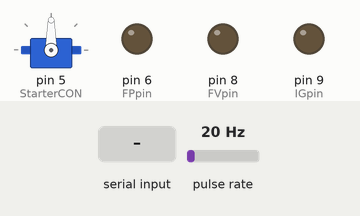
This sketch was run on a simulated Arduino Uno, built with avr-gcc and run on an emulated ATmega328P. On the bench: servo, output pins drawn as LEDs (lit = HIGH). Wiring (inferred from the names in the program): pulse sensor: data pin 2. The inputs (shaded band) are chosen by the test bench; at power-on: pulse rate 20 Hz. What the sketch prints to the serial monitor is not drawn.

Above: at 1.2 s.
1.3 s: "90,45\n" received over Serial
At 2.5 s:
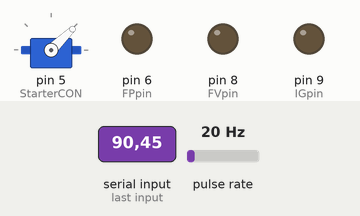
2.8 s: "1\n" received over Serial
At 3.1 s:
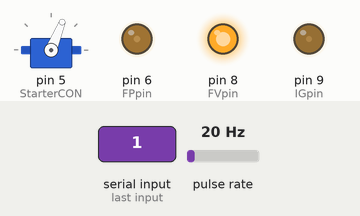
Timing chart, 0 to 5.8 s (numbered marks = the images above; inputs shaded):
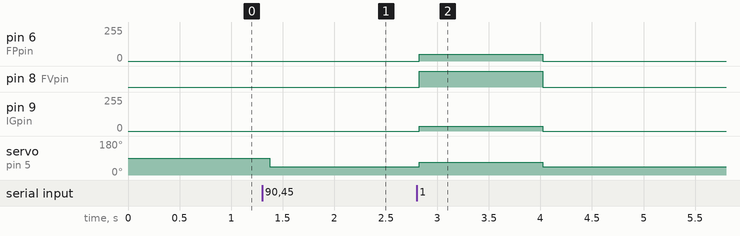

Measured:
- after the input at 1.3 s, servo on pin 5 (StarterCON): 90° → 44° after 0.08 s
- after the input at 2.8 s, pin 6 (FPpin): 0/255 → 50/255 at once, → 0/255 1.2 s later; pin 8 (FVpin): LOW → HIGH at once, → LOW 1.2 s later; pin 9 (IGpin): 0/255 → 35/255 at once, → 0/255 1.2 s later; servo on pin 5 (StarterCON): 44° → 68° at once, → 44° 1.2 s later

The sketch:

NANO_ECM.ino
```cpp
#include <Servo.h>  //BLDC operations -> 50Hz pwm generation ESC input

volatile byte command = 0;
void ss_falling (){  // start of SPI transaction, no command yet
  command = 0;
}  // end of interrupt service routine (ISR) ss_falling

//PINS
const uint8_t RPMsense = 2;  //RPM sense input pin
const uint8_t FPpin = 6;     //Fuel Pump Run pin
const uint8_t IGpin = 9;     //Glow plug / ignition pin enable / disable
const uint8_t FVpin = 8;     //Fuel Valve enable / disable

//Global Variables
volatile uint16_t RPM = 0;
volatile uint8_t RPMcmdin = 0;       //Command input from ECU, used in Start/Run functions
volatile uint8_t RUNStatus = 0; // Global volatile system run status. 0 = OFF, 1 = START, 2 = RUN, 3 = SHUTDOWN
volatile uint8_t rpm = 0;
//const uint8_t modeT2 = 0x02;
const uint8_t modeT1 = 0x02; //PWM Freq Scale 16B P
//const uint8_t modeT0 = 0x02; //PWM Freq Scale 8B P87 T2 BASE =  PS(1, 8, 64, 256, 1024)
int value = 0; // servo program value for ESC. 1000 SD, 1200 Stop, 2000 MAX
Servo StarterCON; // Brushless motor instance

void setup() {
  //SPI setup
  pinMode(MISO, OUTPUT);  // have to send on master in, *slave out*
  SPCR |= _BV(SPE);  // turn on SPI in slave mode
  SPCR |= _BV(SPIE);  // turn on interrupts
  attachInterrupt (0, ss_falling, FALLING);  // interrupt for SS falling edge

  //Pins
  pinMode(FPpin, OUTPUT);
  pinMode(RPMsense, INPUT_PULLUP);
  pinMode(FVpin, OUTPUT);
  pinMode(IGpin, OUTPUT);

  //PWM Change Frequency
  StarterCON.attach(5);    // Pin 5 ESC control for Brushless Motor
  //TCCR2B = TCCR2B & 0b11111000 | modeT2;//Pin 3 and 11 PWM freq
  TCCR1B = TCCR1B & 0b11111000 | modeT1;//Pin 9 and 10 PWM freq
  //TCCR0B = TCCR0B & 0b11111000 | modeT0; //Pin 5 and 6 PWM Freq
  Serial.begin(115200);

}

void loop() {
  //Starter(int); FUELvalve(int); FuelPump(int); Ignition(int)
  //StartSEQ(); ShutdownSEQ();
  if (Serial.available()>0){
    RPM = Serial.parseInt();
    if(RPM ==1){
      Starter(1000);
      StartSEQ();
    }else{
      ShutdownSEQ();
    }
  }
  //Starter(RPM);
  //Ignition(1);
  //if(
  //}
  GetRPM();
  //
  Serial.print("CMD:");
  Serial.println(command);
  Serial.print("RPMcmdin:");
  Serial.println(RPMcmdin);
  delay(100);
}

// Rough start sequence, needs work with fuel pump and handoff to RUN function
void StartSEQ(){

  Starter(1240);
  FUELvalve(1);
  Ignition(1);
  FuelPump(50);
  GetRPM();

  return;
}

void ShutdownSEQ(){
  Starter(1000);
  FUELvalve(0);
  Ignition(0);
  FuelPump(0);

  return;
}

void EngineRUN(){
  return;
}

// RPM Sense
int GetRPM(){
  unsigned long PWH = pulseIn(RPMsense,HIGH);
  rpm = 249285/PWH; // rpm:24928570 kRPM 24928
  return(rpm);
}//END RPM Sense

//Starter Speed Control
uint16_t Starter(uint16_t STRin){
  StarterCON.write(STRin);
  //Serial.println(STRin);
  return;
}//END Starter Speed Control

//Fuel Pump Control
int FuelPump(int FP){
  analogWrite(FPpin, FP);
  return;
} //END Fuel Pump Control

//Fuel Valve Control function 1 opens valve, 0 closes valve.
int FUELvalve(int pos){
  if (pos == 1){
    digitalWrite(FVpin, HIGH);
  }else{
    digitalWrite(FVpin, LOW);
  }
  return;
}//END Fuel Valve Control

//Igniter Control function 1 on, 0 off.
int Ignition(int i){
  if (i == 1){
    analogWrite(IGpin, 35);
  }else{
    analogWrite(IGpin, 0);
  }
  return;
}//END Igniter Control

// SPI ISR
ISR (SPI_STC_vect){
  int c = SPDR;
  //RPMcmdin = c;
  switch (command){
  // no command? then this is the command
  case 0:
    command = c;
    SPDR = 0;
    //RPMcmdin = 0;
    break;

  case 'a': // Get RPM value and return
    SPDR = c + rpm;
    break;

  case 'd': // Save a new RPM command value

    RPMcmdin = c;
    SPDR = RPMcmdin;
    break;


  } // end of switch
}  //END(ISR) SPI_STC_vect


//#include  <Wire.h>  //I2C communciations

  //I2C initialization
  //Wire.begin(8);                // join i2c bus with address #8
  //Wire.onRequest(requestEvent); // register event
  //Wire.onReceive(receiveEvent); // register event

// Collects and sends RPM, EGT, CMD values from ECM to ECU
//void requestEvent() {
  //unsigned long rpm = GetRPM();
  //byte RPMarray[3];
  //RPMarray[0] = (rpm >> 16) & 0xFF;
  //RPMarray[1] = (rpm >> 8) & 0xFF;
  //RPMarray[2] = rpm & 0xFF;
  //byte EGTarray[3];
  //int egt = GetEGT();
  //EGTarray[0] = (egt >> 8) & 0xFF;
  //EGTarray[1] = egt & 0xFF;
  //int cmd = RPMcmdin;
  //Wire.write(RPMarray,3);
  //Wire.write(EGTarray,2);
  //Wire.write(cmd);
  //Wire.write(RUNStatus);
  //return;
//}


// Receive RPM or Start command from ECU, Start or change program RPM setpoint
//void receiveEvent(int howMany) {
  //int RPMcmdin = Wire.read();    // receive byte as an integer
  //value = RPMcmdin*10;
  //Starter(value);
  //Serial.print("RPMcmdin:");
  //Serial.println(value);
//}
```

debug.ino
```cpp
// (licence header left out)
#ifndef DEBUGUTILS_H
#define DEBUGUTILS_H

#ifdef DEBUG
#include <WProgram.h>
#define DEBUG_PRINT(str)    \
   Serial.print(millis());     \
   Serial.print(": ");    \
   Serial.print(__PRETTY_FUNCTION__); \
   Serial.print(' ');      \
   Serial.print(__FILE__);     \
   Serial.print(':');      \
   Serial.print(__LINE__);     \
   Serial.print(' ');      \
   Serial.println(str);
#else
#define DEBUG_PRINT(str)
#endif

#endif
```
